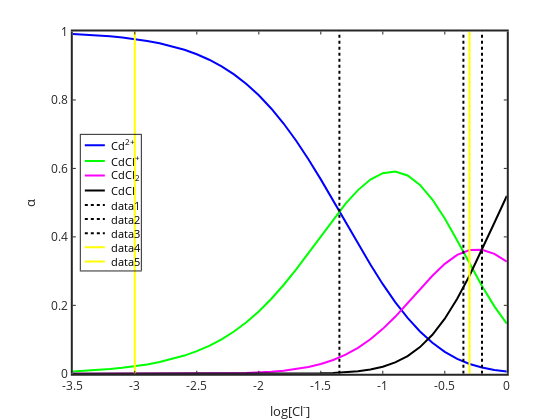

Write notebook code for a chart like this one.
### Markdown cell above
# Cd chlorocomplexation

The overall complexation constants for Cd$^{2+}$ with Cl$^-$ are $\log{\beta_1}=1.35$, $\log{\beta_1}=1.7$ and $\log{\beta_3}=1.9$ corresponding to the following reactions (in order)

$\mathrm{Cd^{2+}}+\mathrm{Cl^-} \leftrightharpoons \mathrm{CdCl^+}$

$\mathrm{Cd^{2+}}+2\mathrm{Cl^-} \leftrightharpoons \mathrm{CdCl_2^0}$

$\mathrm{Cd^{2+}}+3\mathrm{Cl^-} \leftrightharpoons \mathrm{CdCl_3^-}$

We derived the alpha expressions for these 4 species in class

$\alpha_{\mathrm{Cd^{2+}}} = \dfrac{1}{1+\beta_1[\mathrm{Cl^-}]+\beta_2[\mathrm{Cl^-}]^2+\beta_3[\mathrm{Cl^-}]^3}$


$\alpha_{\mathrm{CdCl^{+}}} = \dfrac{\beta_1[\mathrm{Cl^-}]}{1+\beta_1[\mathrm{Cl^-}]+\beta_2[\mathrm{Cl^-}]^2+\beta_3[\mathrm{Cl^-}]^3}$


$\alpha_{\mathrm{CdCl_2^{0}}} = \dfrac{\beta_2[\mathrm{Cl^-}]^2}{1+\beta_1[\mathrm{Cl^-}]+\beta_2[\mathrm{Cl^-}]^2+\beta_3[\mathrm{Cl^-}]^3}$


$\alpha_{\mathrm{CdCl_3^{-}}} = \dfrac{\beta_3[\mathrm{Cl^-}]^3}{1+\beta_1[\mathrm{Cl^-}]+\beta_2[\mathrm{Cl^-}]^2+\beta_3[\mathrm{Cl^-}]^3}$

In class we learned how to quickly sketch the distribution diagram using the step-wise formation constants.  We can make a more quantitative sketch though using these expressions (note, we assume that $\mathrm{Cd_T}<<\mathrm{Cl_T}$ so that we can assume that $[\mathrm{Cl^-}]=\mathrm{Cl_T}$).

### Code cell
%plot -s 600,500 -f 'svg'
logB1=1.35; logB2=1.7; logB3=1.9; B1=10^logB1; B2=10^logB2; B3=10^logB3;
logCl=-3.5:0.1:0; Cl=10.^logCl;
denominator=1+B1*Cl+B2*Cl.^2+B3*Cl.^3;
alphaCd=1./denominator;
alphaCdCl=(B1*Cl)./denominator;
alphaCdCl2=(B2*Cl.^2)./denominator;
alphaCdCl3=(B3*Cl.^3)./denominator;

plot(logCl,alphaCd,'b','linewidth',2)
hold on
plot(logCl,alphaCdCl,'g','linewidth',2)
plot(logCl,alphaCdCl2,'m','linewidth',2)
plot(logCl,alphaCdCl3,'k','linewidth',2)
xlabel('log[Cl^-]'); ylabel('\alpha');
legend('Cd^{2+}','CdCl^+','CdCl_2','CdCl_3^-','location','west')
set(gca,'linewidth',2,'fontsize',12)
title('Distribution diagram, Cd chloro complexation')

% add stepwise values (well actually -1*stepwise K values.  when the two species are equal)

plot([-1.35 -1.35],[0 1],'k:','linewidth',2)
plot([-0.35 -0.35],[0 1],'k:','linewidth',2)
plot([-0.2 -0.2],[0 1],'k:','linewidth',2)

% and to determine predominant species

plot([log10(0.5) log10(0.5)],[0 1],'y-','linewidth',2); % seawater
plot([-3 -3],[0 1],'y-','linewidth',2); % freshwater

### Figure 1 — Plotly figure (JSON) as saved in the notebook; plotly's stock layout.template omitted (floating-point values rounded to 4 significant figures)
{"data": [{"line": {"color": "rgb(0,0,255)", "dash": "solid", "width": 2}, "marker": {"color": "rgb(0,0,255)", "line": {"color": "rgb(0,0,255)"}, "size": 6, "symbol": "none"}, "mode": "lines", "name": "Cd^{2+}", "showlegend": true, "type": "scatter", "visibility": true, "x": [-3.5, -3.4, -3.3, -3.2, -3.1, -3, -2.9, -2.8, -2.7, -2.6, -2.5, -2.4, -2.3, -2.2, -2.1, -2, -1.9, -1.8, -1.7, -1.6, -1.5, -1.4, -1.3, -1.2, -1.1, -1, -0.9, -0.8, -0.7, -0.6, -0.5, -0.4, -0.3, -0.2, -0.1, 0], "xaxis": "x", "y": [0.993, 0.9912, 0.9889, 0.9861, 0.9825, 0.9781, 0.9725, 0.9656, 0.9571, 0.9465, 0.9334, 0.9175, 0.8981, 0.8747, 0.8467, 0.8137, 0.7752, 0.7311, 0.6815, 0.6269, 0.568, 0.5062, 0.4429, 0.3799, 0.319, 0.2618, 0.2096, 0.1633, 0.1236, 0.09054, 0.06409, 0.04373, 0.02873, 0.01817, 0.01108, 0.006539], "yaxis": "y"}, {"line": {"color": "rgb(0,255,0)", "dash": "solid", "width": 2}, "marker": {"color": "rgb(0,255,0)", "line": {"color": "rgb(0,255,0)"}, "size": 6, "symbol": "none"}, "mode": "lines", "name": "CdCl^+", "showlegend": true, "type": "scatter", "visibility": true, "x": [-3.5, -3.4, -3.3, -3.2, -3.1, -3, -2.9, -2.8, -2.7, -2.6, -2.5, -2.4, -2.3, -2.2, -2.1, -2, -1.9, -1.8, -1.7, -1.6, -1.5, -1.4, -1.3, -1.2, -1.1, -1, -0.9, -0.8, -0.7, -0.6, -0.5, -0.4, -0.3, -0.2, -0.1, 0], "xaxis": "x", "y": [0.00703, 0.008834, 0.0111, 0.01393, 0.01747, 0.0219, 0.02741, 0.03426, 0.04275, 0.05322, 0.06608, 0.08177, 0.1008, 0.1236, 0.1506, 0.1822, 0.2185, 0.2594, 0.3044, 0.3525, 0.4021, 0.4511, 0.4969, 0.5367, 0.5674, 0.5862, 0.5907, 0.5794, 0.5519, 0.5092, 0.4537, 0.3897, 0.3223, 0.2567, 0.1971, 0.1464], "yaxis": "y"}, {"line": {"color": "rgb(255,0,255)", "dash": "solid", "width": 2}, "marker": {"color": "rgb(255,0,255)", "line": {"color": "rgb(255,0,255)"}, "size": 6, "symbol": "none"}, "mode": "lines", "name": "CdCl_2", "showlegend": true, "type": "scatter", "visibility": true, "x": [-3.5, -3.4, -3.3, -3.2, -3.1, -3, -2.9, -2.8, -2.7, -2.6, -2.5, -2.4, -2.3, -2.2, -2.1, -2, -1.9, -1.8, -1.7, -1.6, -1.5, -1.4, -1.3, -1.2, -1.1, -1, -0.9, -0.8, -0.7, -0.6, -0.5, -0.4, -0.3, -0.2, -0.1, 0], "xaxis": "x", "y": [4.977e-06, 7.873e-06, 1.245e-05, 1.967e-05, 3.107e-05, 4.902e-05, 7.725e-05, 0.0001216, 0.000191, 0.0002993, 0.0004678, 0.0007288, 0.001131, 0.001745, 0.002678, 0.004078, 0.006158, 0.009205, 0.0136, 0.01982, 0.02847, 0.0402, 0.05576, 0.07581, 0.1009, 0.1312, 0.1665, 0.2056, 0.2465, 0.2863, 0.3212, 0.3474, 0.3617, 0.3626, 0.3505, 0.3277], "yaxis": "y"}, {"line": {"color": "rgb(0, 0, 0)", "dash": "solid", "width": 2}, "marker": {"color": "rgb(0, 0, 0)", "line": {"color": "rgb(0, 0, 0)"}, "size": 6, "symbol": "none"}, "mode": "lines", "name": "CdCl_3^-", "showlegend": true, "type": "scatter", "visibility": true, "x": [-3.5, -3.4, -3.3, -3.2, -3.1, -3, -2.9, -2.8, -2.7, -2.6, -2.5, -2.4, -2.3, -2.2, -2.1, -2, -1.9, -1.8, -1.7, -1.6, -1.5, -1.4, -1.3, -1.2, -1.1, -1, -0.9, -0.8, -0.7, -0.6, -0.5, -0.4, -0.3, -0.2, -0.1, 0], "xaxis": "x", "y": [2.494e-09, 4.968e-09, 9.889e-09, 1.967e-08, 3.911e-08, 7.769e-08, 1.541e-07, 3.054e-07, 6.039e-07, 1.192e-06, 2.345e-06, 4.598e-06, 8.981e-06, 1.745e-05, 3.371e-05, 6.463e-05, 0.0001229, 0.0002312, 0.00043, 0.0007892, 0.001427, 0.002537, 0.004429, 0.007581, 0.0127, 0.0208, 0.03322, 0.05164, 0.07796, 0.114, 0.161, 0.2192, 0.2873, 0.3626, 0.4413, 0.5194], "yaxis": "y"}, {"line": {"color": "rgb(0, 0, 0)", "dash": "dot", "width": 2}, "marker": {"color": "rgb(0, 0, 0)", "line": {"color": "rgb(0, 0, 0)"}, "size": 6, "symbol": "none"}, "mode": "lines", "name": "data1", "showlegend": true, "type": "scatter", "visibility": true, "x": [-1.35, -1.35], "xaxis": "x", "y": [0, 1], "yaxis": "y"}, {"line": {"color": "rgb(0, 0, 0)", "dash": "dot", "width": 2}, "marker": {"color": "rgb(0, 0, 0)", "line": {"color": "rgb(0, 0, 0)"}, "size": 6, "symbol": "none"}, "mode": "lines", "name": "data2", "showlegend": true, "type": "scatter", "visibility": true, "x": [-0.35, -0.35], "xaxis": "x", "y": [0, 1], "yaxis": "y"}, {"line": {"color": "rgb(0, 0, 0)", "dash": "dot", "width": 2}, "marker": {"color": "rgb(0, 0, 0)", "line": {"color": "rgb(0, 0, 0)"}, "size": 6, "symbol": "none"}, "mode": "lines", "name": "data3", "showlegend": true, "type": "scatter", "visibility": true, "x": [-0.2, -0.2], "xaxis": "x", "y": [0, 1], "yaxis": "y"}, {"line": {"color": "rgb(255,255,0)", "dash": "solid", "width": 2}, "marker": {"color": "rgb(255,255,0)", "line": {"color": "rgb(255,255,0)"}, "size": 6, "symbol": "none"}, "mode": "lines", "name": "data4", "showlegend": true, "type": "scatter", "visibility": true, "x": [-0.301, -0.301], "xaxis": "x", "y": [0, 1], "yaxis": "y"}, {"line": {"color": "rgb(255,255,0)", "dash": "solid", "width": 2}, "marker": {"color": "rgb(255,255,0)", "line": {"color": "rgb(255,255,0)"}, "size": 6, "symbol": "none"}, "mode": "lines", "name": "data5", "showlegend": true, "type": "scatter", "visibility": true, "x": [-3, -3], "xaxis": "x", "y": [0, 1], "yaxis": "y"}, {"hoverinfo": "none", "line": {"color": "rgb(0,0,255)", "dash": "solid", "width": 2}, "marker": {"color": "rgb(0,0,255)", "line": {"color": "rgb(0,0,255)"}, "size": 6, "symbol": "none"}, "mode": "lines", "name": "", "showlegend": false, "type": "scatter", "visibility": true, "x": [3, 18], "xaxis": "x2", "y": [7.869, 7.869], "yaxis": "y2"}, {"hoverinfo": "none", "line": {"color": "rgb(0,255,0)", "dash": "solid", "width": 2}, "marker": {"color": "rgb(0,255,0)", "line": {"color": "rgb(0,255,0)"}, "size": 6, "symbol": "none"}, "mode": "lines", "name": "", "showlegend": false, "type": "scatter", "visibility": true, "x": [3, 18], "xaxis": "x2", "y": [19.52, 19.52], "yaxis": "y2"}, {"hoverinfo": "none", "line": {"color": "rgb(255,0,255)", "dash": "solid", "width": 2}, "marker": {"color": "rgb(255,0,255)", "line": {"color": "rgb(255,0,255)"}, "size": 6, "symbol": "none"}, "mode": "lines", "name": "", "showlegend": false, "type": "scatter", "visibility": true, "x": [3, 18], "xaxis": "x2", "y": [30.42, 30.42], "yaxis": "y2"}, {"hoverinfo": "none", "line": {"color": "rgb(0, 0, 0)", "dash": "solid", "width": 2}, "marker": {"color": "rgb(0, 0, 0)", "line": {"color": "rgb(0, 0, 0)"}, "size": 6, "symbol": "none"}, "mode": "lines", "name": "", "showlegend": false, "type": "scatter", "visibility": true, "x": [3, 18], "xaxis": "x2", "y": [41.66, 41.66], "yaxis": "y2"}, {"hoverinfo": "none", "line": {"color": "rgb(0, 0, 0)", "dash": "dot", "width": 2}, "marker": {"color": "rgb(0, 0, 0)", "line": {"color": "rgb(0, 0, 0)"}, "size": 6, "symbol": "none"}, "mode": "lines", "name": "", "showlegend": false, "type": "scatter", "visibility": true, "x": [3, 18], "xaxis": "x2", "y": [52.56, 52.56], "yaxis": "y2"}, {"hoverinfo": "none", "line": {"color": "rgb(0, 0, 0)", "dash": "dot", "width": 2}, "marker": {"color": "rgb(0, 0, 0)", "line": {"color": "rgb(0, 0, 0)"}, "size": 6, "symbol": "none"}, "mode": "lines", "name": "", "showlegend": false, "type": "scatter", "visibility": true, "x": [3, 18], "xaxis": "x2", "y": [63.12, 63.12], "yaxis": "y2"}, {"hoverinfo": "none", "line": {"color": "rgb(0, 0, 0)", "dash": "dot", "width": 2}, "marker": {"color": "rgb(0, 0, 0)", "line": {"color": "rgb(0, 0, 0)"}, "size": 6, "symbol": "none"}, "mode": "lines", "name": "", "showlegend": false, "type": "scatter", "visibility": true, "x": [3, 18], "xaxis": "x2", "y": [73.68, 73.68], "yaxis": "y2"}, {"hoverinfo": "none", "line": {"color": "rgb(255,255,0)", "dash": "solid", "width": 2}, "marker": {"color": "rgb(255,255,0)", "line": {"color": "rgb(255,255,0)"}, "size": 6, "symbol": "none"}, "mode": "lines", "name": "", "showlegend": false, "type": "scatter", "visibility": true, "x": [3, 18], "xaxis": "x2", "y": [84.24, 84.24], "yaxis": "y2"}, {"hoverinfo": "none", "line": {"color": "rgb(255,255,0)", "dash": "solid", "width": 2}, "marker": {"color": "rgb(255,255,0)", "line": {"color": "rgb(255,255,0)"}, "size": 6, "symbol": "none"}, "mode": "lines", "name": "", "showlegend": false, "type": "scatter", "visibility": true, "x": [3, 18], "xaxis": "x2", "y": [94.8, 94.8], "yaxis": "y2"}], "layout": {"annotations": [{"font": {"color": "rgb(0, 0, 0)", "size": 10.8}, "showarrow": false, "text": "Cd<sup>2+</sup>", "x": 21, "xanchor": "left", "xref": "x2", "y": 7.869, "yanchor": "middle", "yref": "y2"}, {"font": {"color": "rgb(0, 0, 0)", "size": 10.8}, "showarrow": false, "text": "CdCl<sup>+</sup>", "x": 21, "xanchor": "left", "xref": "x2", "y": 19.52, "yanchor": "middle", "yref": "y2"}, {"font": {"color": "rgb(0, 0, 0)", "size": 10.8}, "showarrow": false, "text": "CdCl<sub>2</sub>", "x": 21, "xanchor": "left", "xref": "x2", "y": 30.42, "yanchor": "middle", "yref": "y2"}, {"font": {"color": "rgb(0, 0, 0)", "size": 10.8}, "showarrow": false, "text": "CdCl", "x": 21, "xanchor": "left", "xref": "x2", "y": 41.66, "yanchor": "middle", "yref": "y2"}, {"font": {"color": "rgb(0, 0, 0)", "size": 10.8}, "showarrow": false, "text": "data1", "x": 21, "xanchor": "left", "xref": "x2", "y": 52.56, "yanchor": "middle", "yref": "y2"}, {"font": {"color": "rgb(0, 0, 0)", "size": 10.8}, "showarrow": false, "text": "data2", "x": 21, "xanchor": "left", "xref": "x2", "y": 63.12, "yanchor": "middle", "yref": "y2"}, {"font": {"color": "rgb(0, 0, 0)", "size": 10.8}, "showarrow": false, "text": "data3", "x": 21, "xanchor": "left", "xref": "x2", "y": 73.68, "yanchor": "middle", "yref": "y2"}, {"font": {"color": "rgb(0, 0, 0)", "size": 10.8}, "showarrow": false, "text": "data4", "x": 21, "xanchor": "left", "xref": "x2", "y": 84.24, "yanchor": "middle", "yref": "y2"}, {"font": {"color": "rgb(0, 0, 0)", "size": 10.8}, "showarrow": false, "text": "data5", "x": 21, "xanchor": "left", "xref": "x2", "y": 94.8, "yanchor": "middle", "yref": "y2"}], "height": 420, "hovermode": "closest", "margin": {"b": 0, "l": 0, "r": 0, "t": 0}, "plot_bgcolor": "rgba(0, 0, 0, 0)", "showlegend": false, "width": 560, "xaxis": {"anchor": "y", "autorange": false, "domain": [0.13, 0.905], "exponentformat": "none", "gridcolor": "rgba(38,38,38,0.15)", "gridwidth": 2, "linecolor": "rgb(38,38,38)", "linewidth": 2, "mirror": "ticks", "range": [-3.5, 0], "showgrid": false, "showline": true, "side": "bottom", "spikedash": "solid", "spikemode": "across", "spikesides": false, "spikethickness": 1, "tickangle": 0, "tickcolor": "rgb(38,38,38)", "tickfont": {"color": "rgb(38,38,38)", "size": 12}, "ticklen": 3, "ticks": "inside", "ticktext": ["-3.5", "-3", "-2.5", "-2", "-1.5", "-1", "-0.5", "0"], "tickvals": [-3.5, -3, -2.5, -2, -1.5, -1, -0.5, 0], "title": {"font": {"color": "rgb(38,38,38)", "size": 13.2}, "text": "log[Cl<sup>-</sup>]"}, "type": "linear", "visible": true, "zeroline": false}, "xaxis2": {"anchor": "y2", "autorange": false, "domain": [0.1443, 0.2515], "exponentformat": "none", "fixedrange": true, "gridcolor": "rgba(38,38,38,0.15)", "gridwidth": 1, "linecolor": "rgb(38,38,38)", "linewidth": 1, "mirror": true, "range": [0, 44.97], "showgrid": false, "showline": true, "showspikes": false, "side": "bottom", "spikedash": "solid", "spikemode": "across", "spikesides": false, "spikethickness": 1, "tickangle": 0, "tickcolor": "rgb(38,38,38)", "tickfont": {"color": "rgb(38,38,38)", "size": 10.8}, "ticklen": 3, "ticks": "", "ticktext": [], "tickvals": [], "title": {"font": {"color": "rgb(0, 0, 0)", "size": 11.88}, "text": ""}, "type": "linear", "visible": true, "zeroline": false}, "yaxis": {"anchor": "x", "autorange": false, "domain": [0.11, 0.925], "exponentformat": "none", "gridcolor": "rgba(38,38,38,0.15)", "gridwidth": 2, "linecolor": "rgb(38,38,38)", "linewidth": 2, "mirror": "ticks", "range": [0, 1], "showgrid": false, "showline": true, "side": "left", "spikedash": "solid", "spikemode": "across", "spikesides": false, "spikethickness": 1, "tickangle": 0, "tickcolor": "rgb(38,38,38)", "tickfont": {"color": "rgb(38,38,38)", "size": 12}, "ticklen": 3, "ticks": "inside", "ticktext": ["0", "0.2", "0.4", "0.6", "0.8", "1"], "tickvals": [0, 0.2, 0.4, 0.6, 0.8, 1], "title": {"font": {"color": "rgb(38,38,38)", "size": 13.2}, "text": "&#945;"}, "type": "linear", "visible": true, "zeroline": false}, "yaxis2": {"anchor": "x2", "autorange": false, "domain": [0.3561, 0.6789], "exponentformat": "none", "fixedrange": true, "gridcolor": "rgba(38,38,38,0.15)", "gridwidth": 1, "linecolor": "rgb(38,38,38)", "linewidth": 1, "mirror": true, "range": [101.6, 0], "showgrid": false, "showline": true, "showspikes": false, "side": "left", "spikedash": "solid", "spikemode": "across", "spikesides": false, "spikethickness": 1, "tickangle": 0, "tickcolor": "rgb(38,38,38)", "tickfont": {"color": "rgb(38,38,38)", "size": 10.8}, "ticklen": 3, "ticks": "", "ticktext": [], "tickvals": [], "title": {"font": {"color": "rgb(0, 0, 0)", "size": 11.88}, "text": ""}, "type": "linear", "visible": true, "zeroline": false}}}
